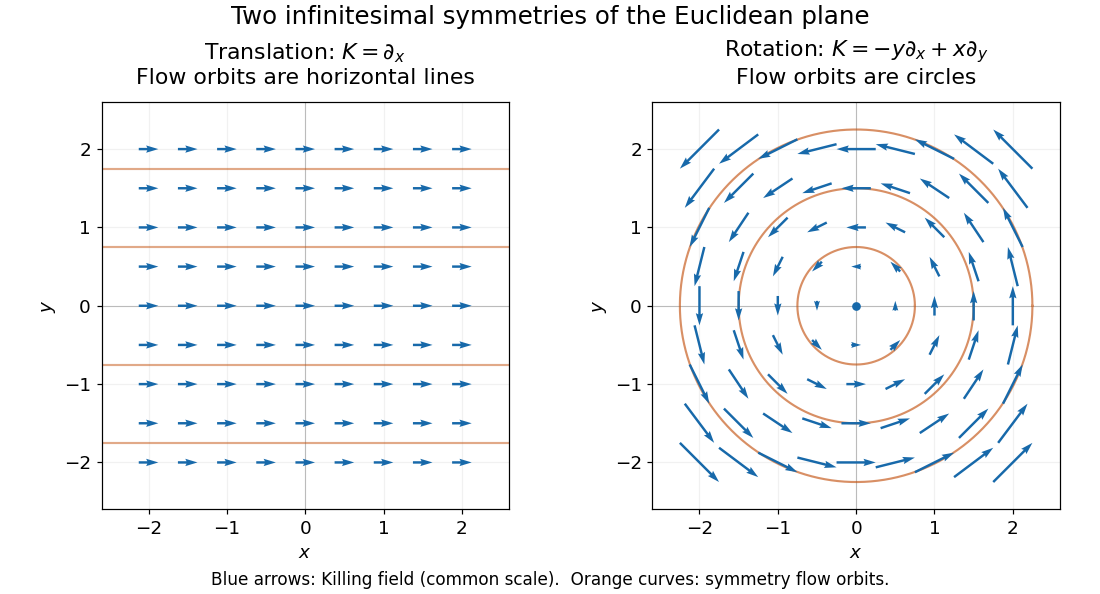

Write the Python code that produced this figure.
"""Original Euclidean Killing fields; run from _media to write the PNG there.

Tested with Python 3.14, NumPy 2.3.5 and Matplotlib 3.10.7.
Arrows use one common scale within both panels and keep relative magnitudes.
"""

from pathlib import Path
import os

os.environ.setdefault("MPLCONFIGDIR", "/tmp/codex-wiki-batch68-matplotlib")
import matplotlib

matplotlib.use("Agg")
import matplotlib.pyplot as plt
import numpy as np


def main():
    plt.rcParams.update({"font.size": 12, "figure.facecolor": "white"})
    fig, axes = plt.subplots(1, 2, figsize=(10, 5.4), layout="constrained")
    points = np.linspace(-2, 2, 9)
    x, y = np.meshgrid(points, points)
    blue, orange = "#1769aa", "#c45412"
    theta = np.linspace(0, 2 * np.pi, 500)
    for ax in axes:
        ax.set(xlim=(-2.6, 2.6), ylim=(-2.6, 2.6), xlabel="$x$", ylabel="$y$")
        ax.set_aspect("equal")
        ax.set_xticks(range(-2, 3))
        ax.set_yticks(range(-2, 3))
        ax.grid(alpha=0.17)
        ax.axhline(0, color="#bbbbbb", lw=0.7)
        ax.axvline(0, color="#bbbbbb", lw=0.7)
    for yy in [-1.75, -0.75, 0.75, 1.75]:
        axes[0].plot([-2.6, 2.6], [yy, yy], color=orange, alpha=0.5, lw=1.4)
    axes[0].quiver(x, y, np.ones_like(x), np.zeros_like(y), color=blue,
                   angles="xy", scale_units="xy", scale=4, width=0.006,
                   pivot="mid", zorder=3)
    axes[0].set_title("Translation: $K=\\partial_x$\nFlow orbits are horizontal lines", pad=12)
    for radius in [0.75, 1.5, 2.25]:
        axes[1].plot(radius * np.cos(theta), radius * np.sin(theta),
                     color=orange, alpha=0.65, lw=1.4)
    axes[1].quiver(x, y, -y, x, color=blue, angles="xy", scale_units="xy",
                   scale=4, width=0.006, pivot="mid", zorder=3)
    axes[1].scatter([0], [0], color=blue, s=22, zorder=4)
    axes[1].set_title("Rotation: $K=-y\\partial_x+x\\partial_y$\nFlow orbits are circles", pad=12)
    fig.suptitle("Two infinitesimal symmetries of the Euclidean plane", fontsize=16)
    fig.supxlabel("Blue arrows: Killing field (common scale).  Orange curves: symmetry flow orbits.",
                  fontsize=11)
    fig.savefig(Path(__file__).with_suffix(".png").name, dpi=110,
                facecolor="white", transparent=False)
    plt.close(fig)


if __name__ == "__main__":
    main()
